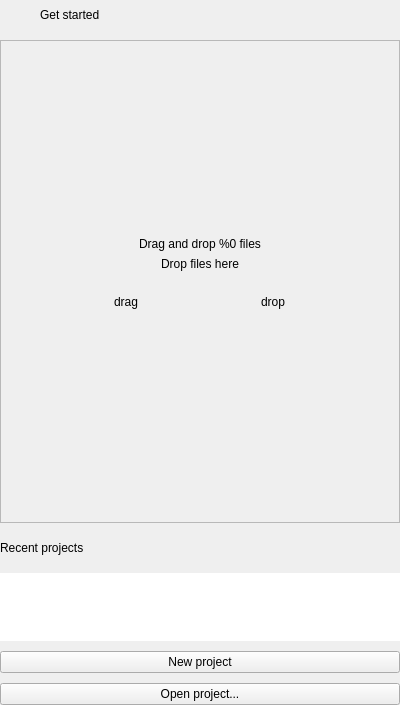
<?xml version="1.0" encoding="UTF-8"?>
<ui version="4.0">
 <class>ProjectSelectionWidget</class>
 <widget class="QFrame" name="ProjectSelectionWidget">
  <property name="geometry">
   <rect>
    <x>0</x>
    <y>0</y>
    <width>400</width>
    <height>705</height>
   </rect>
  </property>
  <property name="sizePolicy">
   <sizepolicy hsizetype="Expanding" vsizetype="Expanding">
    <horstretch>0</horstretch>
    <verstretch>0</verstretch>
   </sizepolicy>
  </property>
  <property name="minimumSize">
   <size>
    <width>400</width>
    <height>0</height>
   </size>
  </property>
  <property name="windowTitle">
   <string/>
  </property>
  <layout class="QVBoxLayout" name="verticalLayout">
   <property name="spacing">
    <number>10</number>
   </property>
   <property name="leftMargin">
    <number>0</number>
   </property>
   <property name="topMargin">
    <number>0</number>
   </property>
   <property name="rightMargin">
    <number>0</number>
   </property>
   <property name="bottomMargin">
    <number>0</number>
   </property>
   <item>
    <layout class="QHBoxLayout" name="horizontalLayout_2">
     <property name="bottomMargin">
      <number>0</number>
     </property>
     <item>
      <widget class="QLabel" name="labelGetStartedIcon">
       <property name="minimumSize">
        <size>
         <width>30</width>
         <height>30</height>
        </size>
       </property>
       <property name="maximumSize">
        <size>
         <width>30</width>
         <height>30</height>
        </size>
       </property>
       <property name="text">
        <string notr="true"/>
       </property>
       <property name="scaledContents">
        <bool>true</bool>
       </property>
       <property name="alignment">
        <set>Qt::AlignCenter</set>
       </property>
      </widget>
     </item>
     <item>
      <widget class="QLabel" name="labelTitle">
       <property name="minimumSize">
        <size>
         <width>0</width>
         <height>30</height>
        </size>
       </property>
       <property name="text">
        <string>Get started</string>
       </property>
      </widget>
     </item>
    </layout>
   </item>
   <item>
    <widget class="QFrame" name="dropArea">
     <property name="sizePolicy">
      <sizepolicy hsizetype="Expanding" vsizetype="Expanding">
       <horstretch>0</horstretch>
       <verstretch>0</verstretch>
      </sizepolicy>
     </property>
     <property name="minimumSize">
      <size>
       <width>0</width>
       <height>0</height>
      </size>
     </property>
     <property name="frameShape">
      <enum>QFrame::StyledPanel</enum>
     </property>
     <property name="frameShadow">
      <enum>QFrame::Raised</enum>
     </property>
     <layout class="QVBoxLayout" name="verticalLayout_2">
      <item>
       <spacer name="verticalSpacer_2">
        <property name="orientation">
         <enum>Qt::Vertical</enum>
        </property>
        <property name="sizeHint" stdset="0">
         <size>
          <width>20</width>
          <height>0</height>
         </size>
        </property>
       </spacer>
      </item>
      <item>
       <widget class="QLabel" name="labelDragDropHere">
        <property name="text">
         <string>Drag and drop %0 files</string>
        </property>
        <property name="textFormat">
         <enum>Qt::RichText</enum>
        </property>
        <property name="alignment">
         <set>Qt::AlignCenter</set>
        </property>
        <property name="wordWrap">
         <bool>true</bool>
        </property>
       </widget>
      </item>
      <item>
       <widget class="QLabel" name="labelDropHere">
        <property name="text">
         <string>Drop files here</string>
        </property>
        <property name="alignment">
         <set>Qt::AlignCenter</set>
        </property>
       </widget>
      </item>
      <item>
       <layout class="QHBoxLayout" name="horizontalLayout">
        <item>
         <widget class="QLabel" name="labelDragIcon">
          <property name="minimumSize">
           <size>
            <width>50</width>
            <height>50</height>
           </size>
          </property>
          <property name="maximumSize">
           <size>
            <width>50</width>
            <height>50</height>
           </size>
          </property>
          <property name="text">
           <string notr="true">drag</string>
          </property>
          <property name="scaledContents">
           <bool>true</bool>
          </property>
          <property name="alignment">
           <set>Qt::AlignCenter</set>
          </property>
         </widget>
        </item>
        <item>
         <widget class="QLabel" name="labelDropIcon">
          <property name="minimumSize">
           <size>
            <width>50</width>
            <height>50</height>
           </size>
          </property>
          <property name="maximumSize">
           <size>
            <width>50</width>
            <height>50</height>
           </size>
          </property>
          <property name="text">
           <string notr="true">drop</string>
          </property>
          <property name="scaledContents">
           <bool>true</bool>
          </property>
          <property name="alignment">
           <set>Qt::AlignCenter</set>
          </property>
         </widget>
        </item>
       </layout>
      </item>
      <item>
       <spacer name="verticalSpacer">
        <property name="orientation">
         <enum>Qt::Vertical</enum>
        </property>
        <property name="sizeHint" stdset="0">
         <size>
          <width>20</width>
          <height>0</height>
         </size>
        </property>
       </spacer>
      </item>
     </layout>
    </widget>
   </item>
   <item>
    <widget class="QLabel" name="labelRecentTitle">
     <property name="minimumSize">
      <size>
       <width>0</width>
       <height>30</height>
      </size>
     </property>
     <property name="text">
      <string>Recent projects</string>
     </property>
    </widget>
   </item>
   <item>
    <widget class="QListWidget" name="listRecentlyOpened">
     <property name="sizePolicy">
      <sizepolicy hsizetype="Preferred" vsizetype="Preferred">
       <horstretch>0</horstretch>
       <verstretch>0</verstretch>
      </sizepolicy>
     </property>
     <property name="minimumSize">
      <size>
       <width>0</width>
       <height>0</height>
      </size>
     </property>
     <property name="frameShape">
      <enum>QFrame::NoFrame</enum>
     </property>
     <property name="lineWidth">
      <number>0</number>
     </property>
     <property name="verticalScrollBarPolicy">
      <enum>Qt::ScrollBarAsNeeded</enum>
     </property>
     <property name="horizontalScrollBarPolicy">
      <enum>Qt::ScrollBarAlwaysOff</enum>
     </property>
     <property name="sizeAdjustPolicy">
      <enum>QAbstractScrollArea::AdjustToContents</enum>
     </property>
     <property name="autoScroll">
      <bool>false</bool>
     </property>
     <property name="autoScrollMargin">
      <number>0</number>
     </property>
     <property name="editTriggers">
      <set>QAbstractItemView::NoEditTriggers</set>
     </property>
     <property name="showDropIndicator" stdset="0">
      <bool>false</bool>
     </property>
     <property name="defaultDropAction">
      <enum>Qt::IgnoreAction</enum>
     </property>
     <property name="selectionMode">
      <enum>QAbstractItemView::NoSelection</enum>
     </property>
     <property name="selectionBehavior">
      <enum>QAbstractItemView::SelectRows</enum>
     </property>
     <property name="isWrapping" stdset="0">
      <bool>false</bool>
     </property>
     <property name="resizeMode">
      <enum>QListView::Adjust</enum>
     </property>
     <property name="uniformItemSizes">
      <bool>true</bool>
     </property>
     <property name="batchSize">
      <number>1</number>
     </property>
    </widget>
   </item>
   <item>
    <widget class="QPushButton" name="buttonNewProject">
     <property name="text">
      <string>New project</string>
     </property>
     <property name="autoDefault">
      <bool>true</bool>
     </property>
    </widget>
   </item>
   <item>
    <widget class="QPushButton" name="buttonOpenProject">
     <property name="text">
      <string>Open project...</string>
     </property>
     <property name="autoDefault">
      <bool>true</bool>
     </property>
    </widget>
   </item>
  </layout>
 </widget>
 <resources/>
 <connections/>
</ui>
